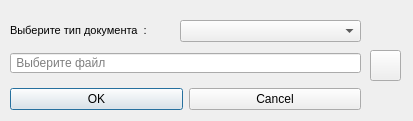
<?xml version="1.0" encoding="UTF-8"?>
<ui version="4.0">
 <class>Dialog</class>
 <widget class="QDialog" name="Dialog">
  <property name="windowModality">
   <enum>Qt::ApplicationModal</enum>
  </property>
  <property name="geometry">
   <rect>
    <x>0</x>
    <y>0</y>
    <width>413</width>
    <height>121</height>
   </rect>
  </property>
  <property name="windowTitle">
   <string>Dialog</string>
  </property>
  <property name="modal">
   <bool>true</bool>
  </property>
  <widget class="QWidget" name="layoutWidget">
   <property name="geometry">
    <rect>
     <x>10</x>
     <y>83</y>
     <width>351</width>
     <height>33</height>
    </rect>
   </property>
   <layout class="QHBoxLayout">
    <property name="spacing">
     <number>6</number>
    </property>
    <property name="leftMargin">
     <number>0</number>
    </property>
    <property name="topMargin">
     <number>0</number>
    </property>
    <property name="rightMargin">
     <number>0</number>
    </property>
    <property name="bottomMargin">
     <number>0</number>
    </property>
    <item>
     <widget class="QPushButton" name="okButton">
      <property name="text">
       <string>OK</string>
      </property>
     </widget>
    </item>
    <item>
     <widget class="QPushButton" name="cancelButton">
      <property name="text">
       <string>Cancel</string>
      </property>
     </widget>
    </item>
   </layout>
  </widget>
  <widget class="QLineEdit" name="lineEdit">
   <property name="geometry">
    <rect>
     <x>10</x>
     <y>53</y>
     <width>351</width>
     <height>20</height>
    </rect>
   </property>
   <property name="placeholderText">
    <string> Выберите файл</string>
   </property>
  </widget>
  <widget class="QPushButton" name="choiseFile">
   <property name="geometry">
    <rect>
     <x>370</x>
     <y>50</y>
     <width>31</width>
     <height>31</height>
    </rect>
   </property>
   <property name="text">
    <string/>
   </property>
  </widget>
  <widget class="QComboBox" name="comboBox">
   <property name="geometry">
    <rect>
     <x>180</x>
     <y>20</y>
     <width>181</width>
     <height>22</height>
    </rect>
   </property>
   <property name="font">
    <font>
     <pointsize>8</pointsize>
    </font>
   </property>
  </widget>
  <widget class="QLabel" name="label">
   <property name="geometry">
    <rect>
     <x>10</x>
     <y>20</y>
     <width>201</width>
     <height>20</height>
    </rect>
   </property>
   <property name="font">
    <font>
     <pointsize>8</pointsize>
    </font>
   </property>
   <property name="text">
    <string>Выберите тип документа  :</string>
   </property>
  </widget>
 </widget>
 <resources/>
 <connections>
  <connection>
   <sender>okButton</sender>
   <signal>clicked()</signal>
   <receiver>Dialog</receiver>
   <slot>accept()</slot>
   <hints>
    <hint type="sourcelabel">
     <x>278</x>
     <y>253</y>
    </hint>
    <hint type="destinationlabel">
     <x>96</x>
     <y>254</y>
    </hint>
   </hints>
  </connection>
  <connection>
   <sender>cancelButton</sender>
   <signal>clicked()</signal>
   <receiver>Dialog</receiver>
   <slot>reject()</slot>
   <hints>
    <hint type="sourcelabel">
     <x>369</x>
     <y>253</y>
    </hint>
    <hint type="destinationlabel">
     <x>179</x>
     <y>282</y>
    </hint>
   </hints>
  </connection>
 </connections>
</ui>
